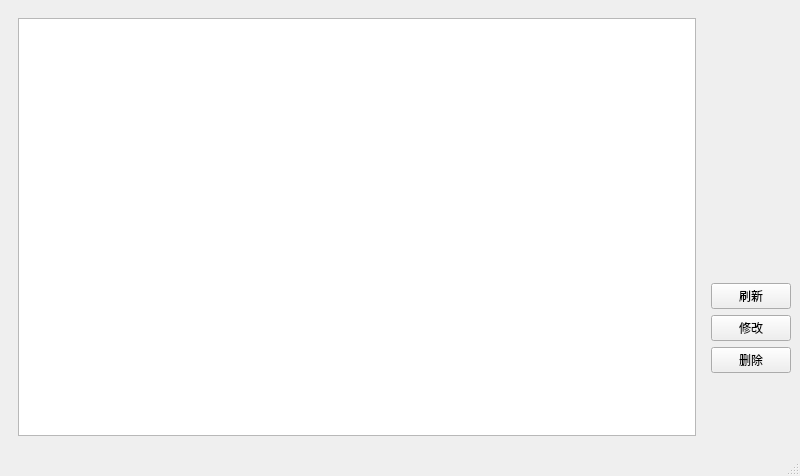
<?xml version="1.0" encoding="UTF-8"?>
<ui version="4.0">
 <class>TableWindow</class>
 <widget class="QMainWindow" name="TableWindow">
  <property name="geometry">
   <rect>
    <x>0</x>
    <y>0</y>
    <width>800</width>
    <height>476</height>
   </rect>
  </property>
  <property name="minimumSize">
   <size>
    <width>800</width>
    <height>0</height>
   </size>
  </property>
  <property name="windowTitle">
   <string>MainWindow</string>
  </property>
  <widget class="QWidget" name="centralwidget">
   <layout class="QGridLayout" name="gridLayout">
    <item row="0" column="1">
     <spacer name="verticalSpacer">
      <property name="orientation">
       <enum>Qt::Vertical</enum>
      </property>
      <property name="sizeHint" stdset="0">
       <size>
        <width>20</width>
        <height>268</height>
       </size>
      </property>
     </spacer>
    </item>
    <item row="1" column="1">
     <layout class="QVBoxLayout" name="verticalLayout">
      <item>
       <widget class="QPushButton" name="btnRefresh">
        <property name="font">
         <font>
          <family>微软雅黑</family>
         </font>
        </property>
        <property name="text">
         <string>刷新</string>
        </property>
       </widget>
      </item>
      <item>
       <widget class="QPushButton" name="btnModify">
        <property name="font">
         <font>
          <family>微软雅黑</family>
         </font>
        </property>
        <property name="text">
         <string>修改</string>
        </property>
       </widget>
      </item>
      <item>
       <widget class="QPushButton" name="btnDelete">
        <property name="font">
         <font>
          <family>微软雅黑</family>
         </font>
        </property>
        <property name="text">
         <string>删除</string>
        </property>
       </widget>
      </item>
      <item>
       <spacer name="verticalSpacer_2">
        <property name="orientation">
         <enum>Qt::Vertical</enum>
        </property>
        <property name="sizeHint" stdset="0">
         <size>
          <width>20</width>
          <height>40</height>
         </size>
        </property>
       </spacer>
      </item>
     </layout>
    </item>
    <item row="0" column="0" rowspan="2">
     <widget class="QWidget" name="widget" native="true">
      <layout class="QGridLayout" name="gridLayout_2">
       <item row="0" column="0">
        <widget class="QTableView" name="tableView"/>
       </item>
      </layout>
     </widget>
    </item>
   </layout>
  </widget>
  <widget class="QStatusBar" name="statusbar"/>
 </widget>
 <resources/>
 <connections/>
</ui>
